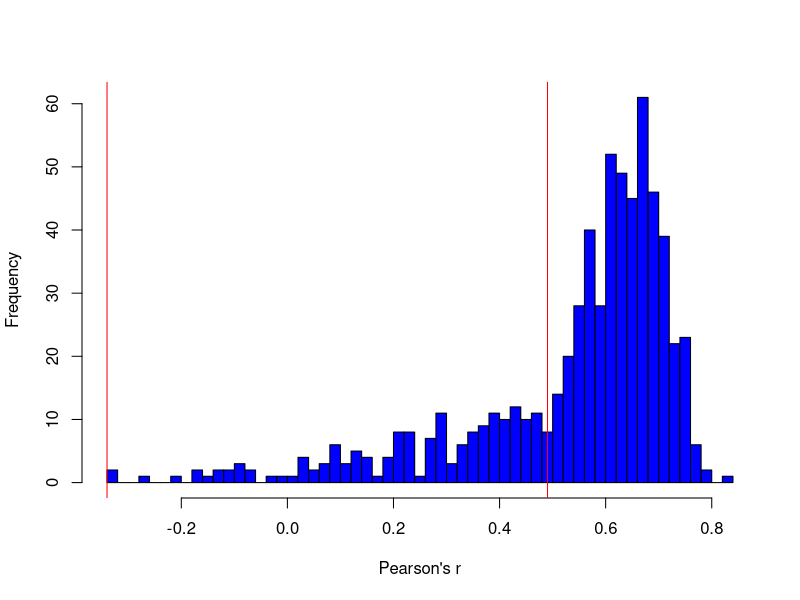

Write the R code that produced this figure.
#read in csv with VedIO + V5-core for all 650 bacteria

log_odds_data = read.csv("all_log_odds.csv", h = TRUE)

#extract column with VedIO

exp.lo = log_odds_data$log_odds

ncols = dim(log_odds_data)[2]

r.vals = c()
p.vals = c()

#calculate r and p values for each genome's V5-core correlated against VedIO

for (i in c(5:ncols)) {
	lo = unlist(log_odds_data[i])
	ct = cor.test(exp.lo, lo, method = "pearson")
	ct.r = ct$estimate
	ct.p = ct$p.value
	r.vals = c(r.vals, ct.r)
	p.vals = c(p.vals, ct.p)
}

#find the points that demarcate statistical significance 

accession = colnames(log_odds_data)[5:ncols]

df.cor = data.frame(acc = accession, rvals = r.vals, pvals = p.vals)
#includes bonferroni correction for multiple testing
non_sig = which(df.cor$pvals > (0.05/ncols))
df.non_sig = df.cor$rvals[non_sig]
max.r = max(df.non_sig)
min.r = min(df.non_sig)

#make output csv

write.csv(x = df.cor, file = "correlation_df.csv")

#plot histogram of R values 

pdf("figure3.pdf")
hist(r.vals,
main = "",
xlab = "Pearson's r",
col = "blue",
breaks = 50)

#add vertical lines to show which genomes show significant correlation (both + and -)

abline(v = max.r, col = "red")
abline(v = min.r, col = "red")

dev.off()

#what proportion of genomes show significant correlation?

tot_non_sig = length(non_sig)
tot = dim(df.cor)[1]
prop_sig = (tot - tot_non_sig) / tot

#which genomes show significant + correlation and which significant - correlation?

sig_pos = df.cor$acc[df.cor$rvals > 0 & df.cor$pvals < (0.05/ncols)]
sig_neg = df.cor$acc[df.cor$rvals < 0 & df.cor$pvals < (0.05/ncols)]



